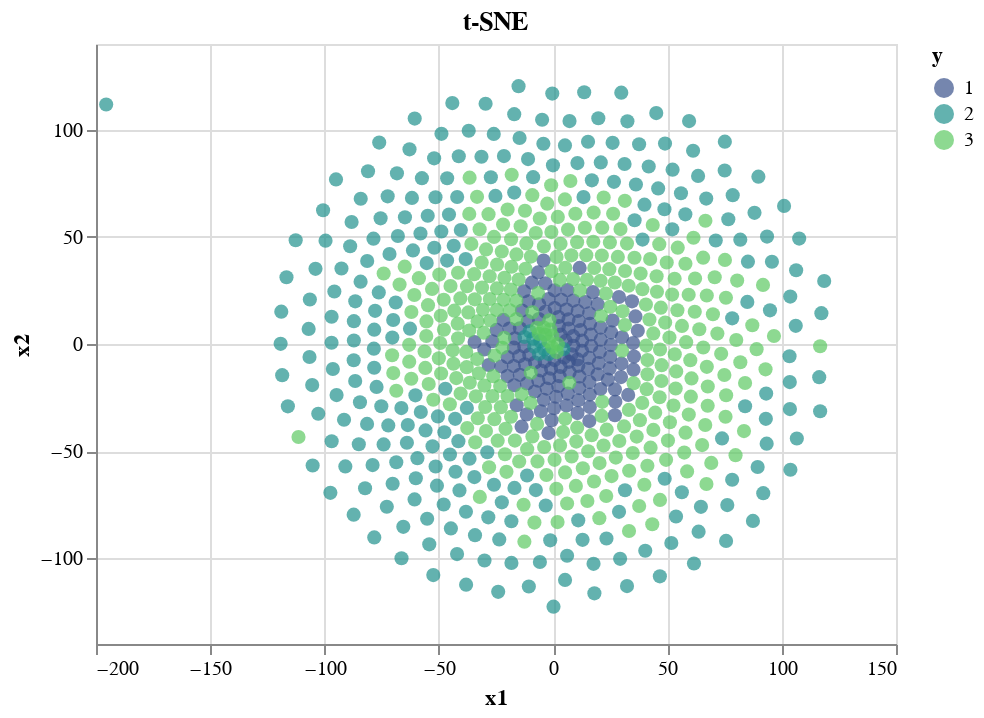

Here is the notebook cell this chart was saved with:
### Markdown cell above
**t-SNE**

### Code cell
tsne = sk.manifold.TSNE(n_components=2, init='pca', method='exact', random_state=0)
Xu_tsne = tsne.fit_transform(Xu_train)

dtsne = pd.concat([pd.DataFrame(Xu_tsne, columns=["x1", "x2"]), y_train], axis=1)

alt.Chart(dtsne).mark_circle().encode(
    x='x1',
    y='x2',
    color=alt.Color('y:O',
                    scale=alt.Scale(scheme='viridis')),
    size=alt.value(50),
    tooltip=['x1','x2','y:O']
).properties(title = "t-SNE").interactive()

### Figure 1 — Vega-Lite specification as saved in the notebook (floating-point values rounded to 4 significant figures; data arrays with more than 128 entries replaced by an {"elided": "..."} marker saying what was removed)
{"config": {"view": {"continuousWidth": 400, "continuousHeight": 300}}, "data": {"name": "data-b8f9ac34b618b15ab82bde32ef028beb"}, "mark": "circle", "encoding": {"color": {"type": "ordinal", "field": "y", "scale": {"scheme": "viridis"}}, "size": {"value": 50}, "tooltip": [{"type": "quantitative", "field": "x1"}, {"type": "quantitative", "field": "x2"}, {"type": "ordinal", "field": "y"}], "x": {"type": "quantitative", "field": "x1"}, "y": {"type": "quantitative", "field": "x2"}}, "selection": {"selector003": {"type": "interval", "bind": "scales", "encodings": ["x", "y"]}}, "title": "t-SNE", "$schema": "https://vega.github.io/schema/vega-lite/v4.8.1.json", "datasets": {"data-b8f9ac34b618b15ab82bde32ef028beb": {"elided": "694 records"}}}
